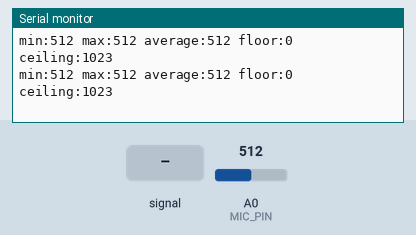
Bench run of a sketch on a simulated Arduino Zero (SAMD21). On the bench: the last lines printed to the serial monitor. The test bench sets the inputs (shaded band); at power-on: A0 (MIC_PIN) = 512 (analog values on the 0–1023 scale).

Above: at 1.2 s.
1.3 s: A0 (MIC_PIN) fed a 200 Hz sine of ±81 counts around its level
At 2.4 s:
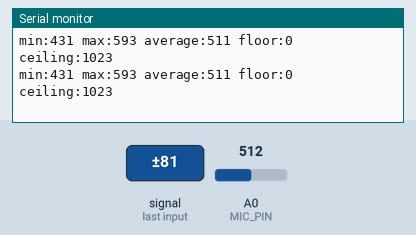
2.8 s: A0 (MIC_PIN) set to 716
At 3.7 s:
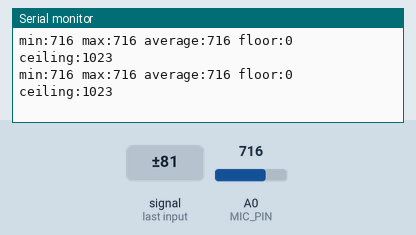
4.3 s: A0 (MIC_PIN) fed a 1000 Hz sine of ±255 counts around its level
At 5.4 s:
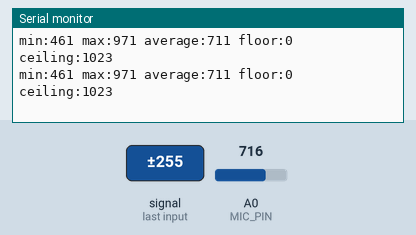
5.8 s: A0 (MIC_PIN) set to 900
At 6.6 s:
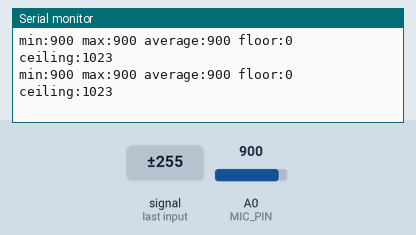
Timing chart, 0 to 8.3 s (numbered marks = the images above; inputs shaded):
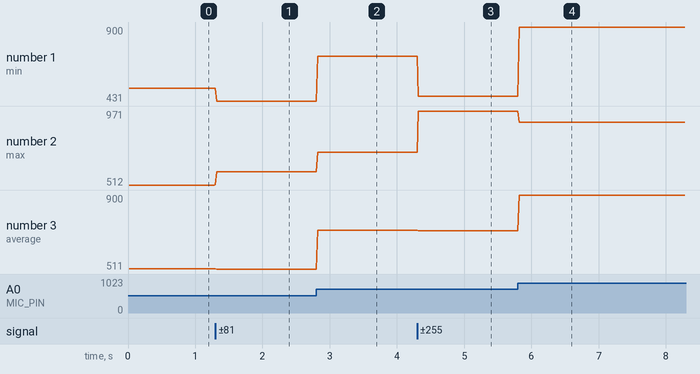

Measured:
- after the input at 1.3 s, the serial monitor: prints a new line at once (image 1)
- after the input at 2.8 s, the serial monitor: prints a new line at once (image 2)
- after the input at 4.3 s, the serial monitor: prints a new line at once (image 3)
- after the input at 5.8 s, the serial monitor: prints a new line at once (image 4)
- plotted number 1: 512 → 431 after the input at 1.3 s, 431 → 716 after the input at 2.8 s, 716 → 461 after the input at 4.3 s, 461 → 900 after the input at 5.8 s
- plotted number 2: 512 → 593 after the input at 1.3 s, 593 → 716 after the input at 2.8 s, 716 → 971 after the input at 4.3 s, 971 → 900 after the input at 5.8 s
- plotted number 3: 512 → 511 after the input at 1.3 s, 511 → 716 after the input at 2.8 s, 716 → 711 after the input at 4.3 s, 711 → 900 after the input at 5.8 s

The sketch:

mic_test.ino
```cpp
// Microphone test (electret + BC547 preamp) for the Serial Plotter
// Open Tools > Serial Plotter at 115200 baud.
// Every 20 ms it plots the lowest, highest and average reading on A0.
//   Silence: the three lines stay together near the middle.
//   Talking close to the mic: "min" and "max" spread apart.

const byte MIC_PIN = A0;
const unsigned long WINDOW_MS = 20;

void setup() {
  Serial.begin(115200);
#if defined(__LGT8F__)
  analogReadResolution(10);     // LGT: same 0 to 1023 scale as the Nano
#endif
}

void loop() {
  int lowestReading = 1023;
  int highestReading = 0;
  long readingSum = 0;
  int readingCount = 0;

  unsigned long windowStartMs = millis();
  while (millis() - windowStartMs < WINDOW_MS) {
    int reading = analogRead(MIC_PIN);
    if (reading < lowestReading) lowestReading = reading;
    if (reading > highestReading) highestReading = reading;
    readingSum += reading;
    readingCount++;
  }

  Serial.print(F("min:"));
  Serial.print(lowestReading);
  Serial.print(F(" max:"));
  Serial.print(highestReading);
  Serial.print(F(" average:"));
  Serial.print(readingSum / readingCount);
  Serial.print(F(" floor:0 ceiling:1023"));   // pins the plot scale
  Serial.println();
}
```
